Frame 1 (no input): blank canvas, image omitted
Frame 60 (no input): blank canvas, image omitted
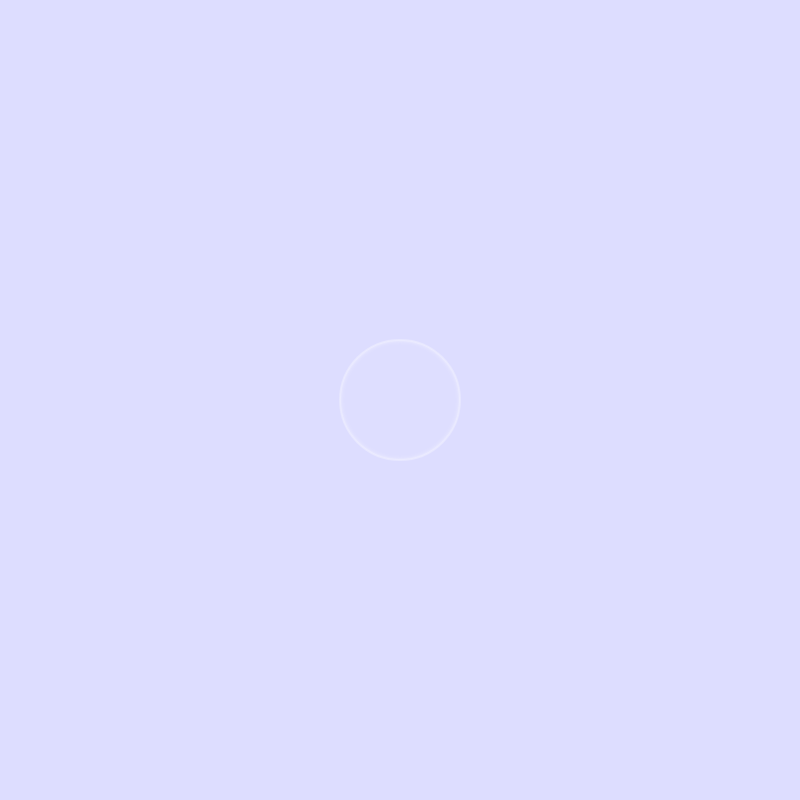
Frame 120 (the mouse pressed at the canvas centre since frame 60)

The p5.js sketch whose frames 1 and 60 were blank and that drew this single picture after the mouse press (run headless with seeded random() and noise() and a simulated clock; from frame 60 on, the mouse is pressed at the canvas centre):

// p5.js sketch
// ── sketch.js
let ripple_x = 0;
let ripple_y = 0;
let ripple_d = 50;

let ripplers = []; // Array to hold all ripple objects 

 class Rippler {
    constructor(x, y) {
      this.x = x;
      this.y = y;
      this. d = 0; //diamter of ripple
      this.opacity = 255; //opacity
  
}

draw(){
  //increase diameter and reduce opacity gradually
  this. d +=2; //controls the speed of expansion
  this.opacity -= 3; // Gradually reduce opacity


  // draw the ripple with opacity
  stroke(255, this. opacity); // white stroke fading opacity
  strokeWeight(2);
  noFill();
  circle(this.x, this.y, this.d);

  }
isFaded() {
  return this.opacity <= 0;
  }
}

function setup() {
  createCanvas(800, 800);
  background(220); //light background
}

function draw() {
    background(220, 220, 255, 125); // blue ish background
    stroke("white")
    strokeWeight(5);
    noFill();

    for (let i = ripplers.length - 1; i >= 0; i --) { 
      ripplers[i].draw();

      if (ripplers[i]. isFaded()) {
        ripplers.splice (i, 1);
    }
   }
  }

    // ripple_d += 1;
    // circle(ripple_x, ripple_y, ripple_d);

    // push();
    // fill("white");
    // strokeWeight(1);
    // textSize(50);
    // text("ripple_x: " + ripple_x, 50, 50);
    // text("ripple_y: " + ripple_y, 50, 100);
    // pop();
  


//create a new ripple at the mouse location on click
  function mousePressed(){

    // ripple_x = mouseX;
    // ripple_y = mouseY;
    // ripple_d = 0;

    ripplers.push(new Rippler(mouseX, mouseY));
  }
